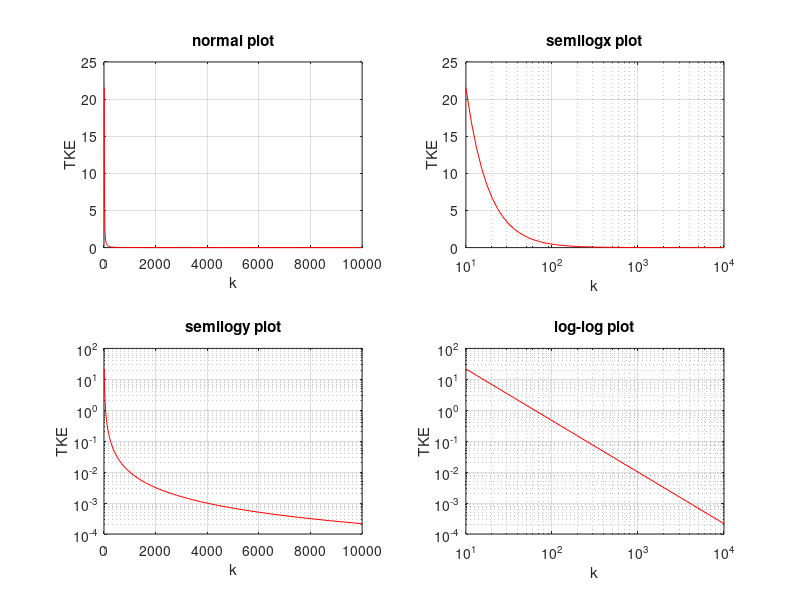

MATLAB code for this plot:
k = logspace(1,4,50);
TKE = 1000*k.^(-5/3);

subplot(2,2,1);
plot(k,TKE,'r');
xlabel('k');
ylabel('TKE');
title('normal plot');
grid on;

subplot(2,2,2);
semilogx(k,TKE,'r');
xlabel('k');
ylabel('TKE');
title('semilogx plot');
grid on;

subplot(2,2,3);
semilogy(k,TKE,'r');
xlabel('k');
ylabel('TKE');
title('semilogy plot');
grid on;

subplot(2,2,4);
loglog(k,TKE,'r');
xlabel('k');
ylabel('TKE');
title('log-log plot');
grid on;
